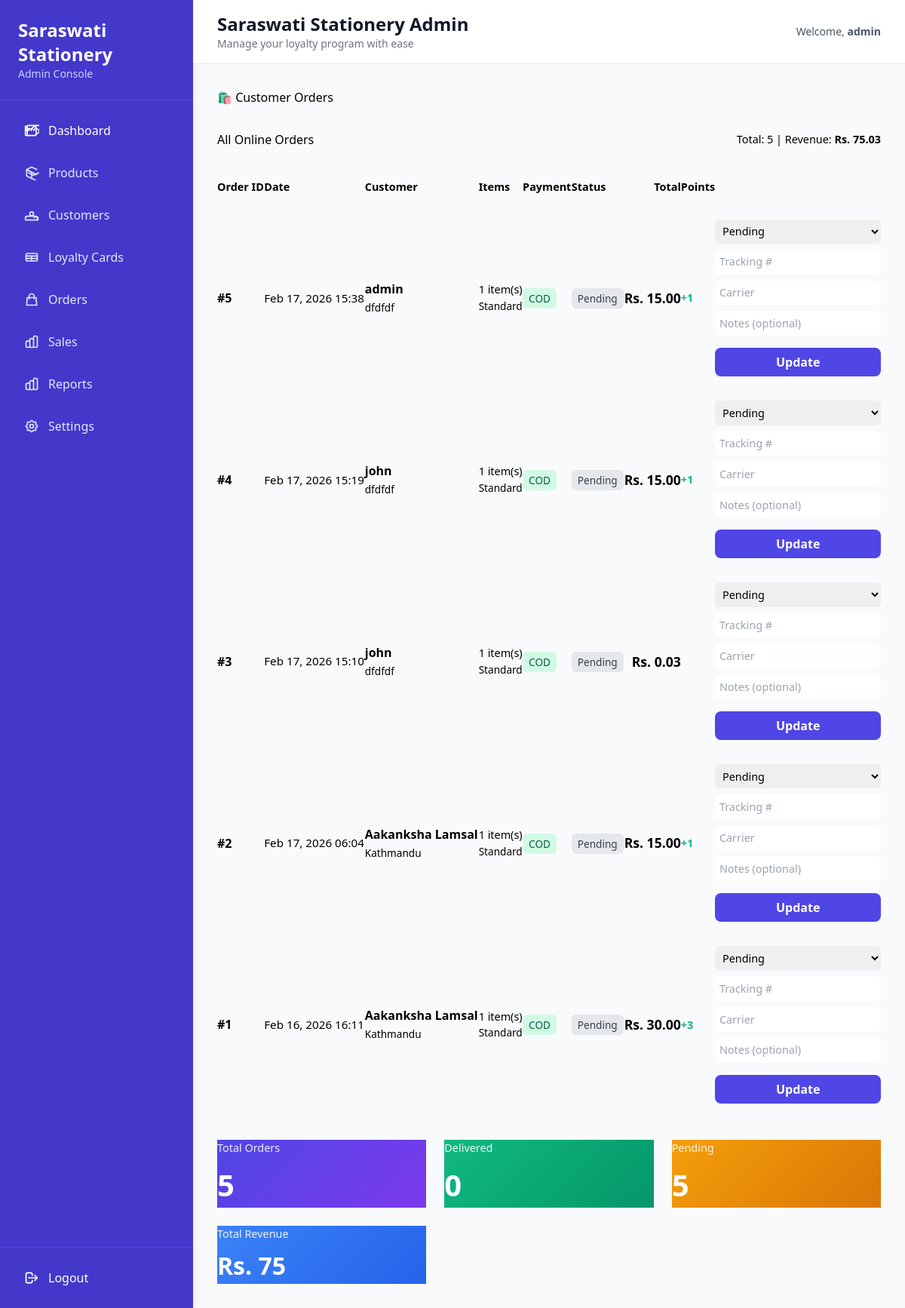
Page /admin/orders (signed in) on the earlier database version.
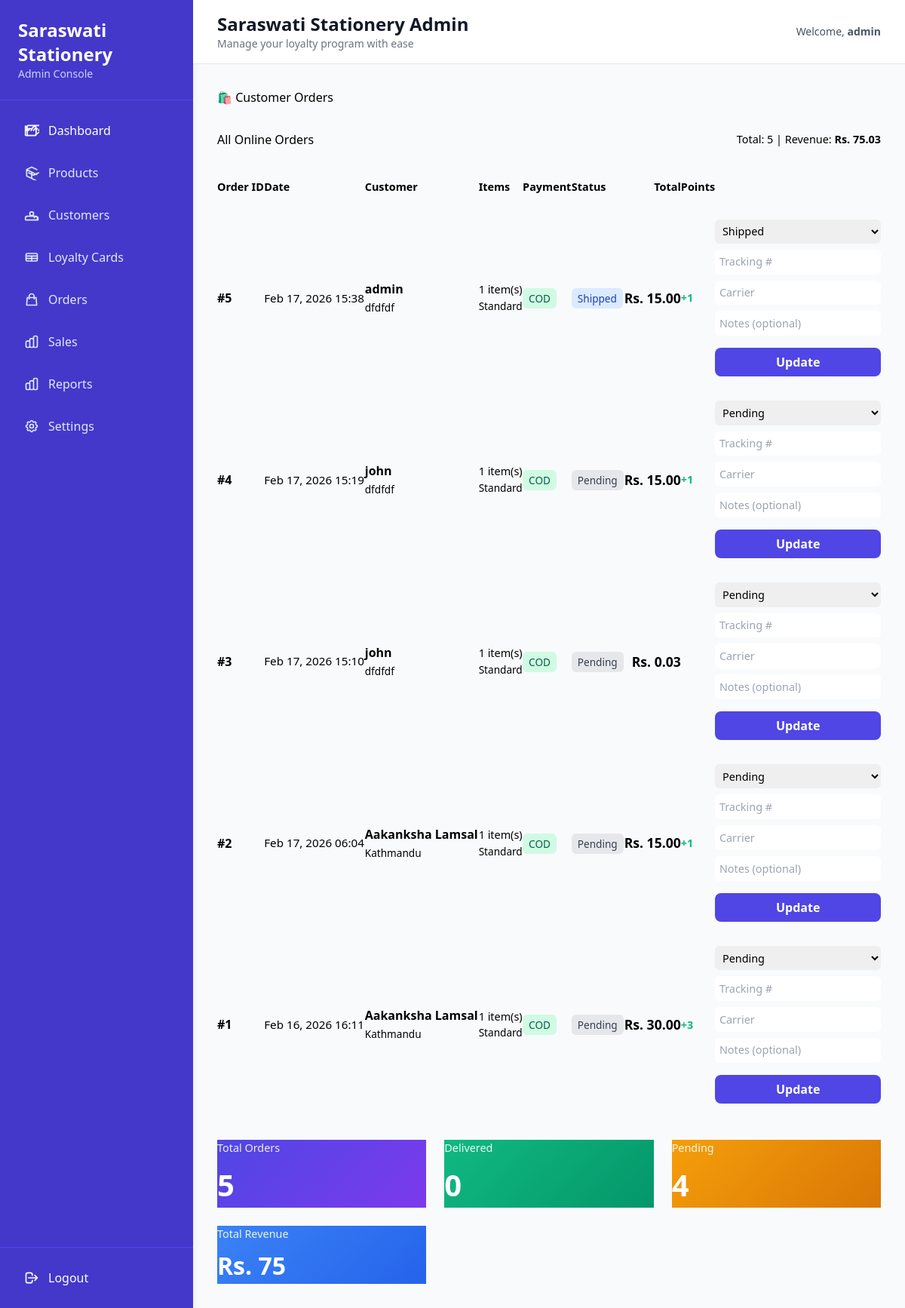
Same page on the later database version.
### models.py (models this page shows, shortened)
class Order(db.Model):
    id = db.Column(db.Integer, primary_key=True)
    user_id = db.Column(db.Integer, db.ForeignKey('user.id'), nullable=False)
    email = db.Column(db.String(150), nullable=False)
    phone = db.Column(db.String(20), nullable=False)
    full_name = db.Column(db.String(200), nullable=False)
    address = db.Column(db.Text, nullable=False)
    city = db.Column(db.String(100), nullable=False)
    postal_code = db.Column(db.String(10), nullable=False)
    subtotal = db.Column(db.Float, nullable=False)
    delivery_charge = db.Column(db.Float, default=0)
    discount = db.Column(db.Float, default=0)
    total = db.Column(db.Float, nullable=False)
    delivery_option = db.Column(db.String(50), default='standard')  # 'standard', 'express', 'pickup'
    payment_method = db.Column(db.String(50), default='cod')  # 'cod', 'online', 'bank_transfer'
    payment_status = db.Column(db.String(50), default='pending')  # 'pending', 'completed', 'failed'
    order_status = db.Column(db.String(50), default='pending')  # 'pending', 'processing', 'shipped', 'delivered', 'cancelled'
    points_earned = db.Column(db.Integer, default=0)
    points_redeemed = db.Column(db.Integer, default=0)
    tracking_number = db.Column(db.String(200), nullable=True)
    carrier = db.Column(db.String(100), nullable=True)
    delivered_at = db.Column(db.DateTime, nullable=True)
    delivery_confirmed = db.Column(db.Boolean, default=False)
    dispatcher_notes = db.Column(db.String(500), nullable=True)
    created_at = db.Column(db.DateTime, default=datetime.utcnow)
    updated_at = db.Column(db.DateTime, default=datetime.utcnow, onupdate=datetime.utcnow)
    user = db.relationship('User', backref='orders')
    items = db.relationship('OrderItem', backref='order', lazy=True, cascade='all, delete-orphan')

class User(UserMixin, db.Model):
    id = db.Column(db.Integer, primary_key=True)
    username = db.Column(db.String(150), unique=True, nullable=False)
    email = db.Column(db.String(150), unique=True, nullable=False)
    password = db.Column(db.String(150), nullable=False)
    role = db.Column(db.String(50), default='customer') # 'admin' or 'customer'
    created_at = db.Column(db.DateTime, default=datetime.utcnow)
    sales = db.relationship('Sale', backref='user', lazy=True)
    loyalty_card = db.relationship('LoyaltyCard', backref='user', uselist=False, lazy=True)
    @property
    def is_admin(self):
        return self.role == 'admin'

### app.py (the view)
@app.route('/admin/orders')
@login_required
def admin_orders():
    if not current_user.is_admin:
        abort(403)
    orders = Order.query.order_by(Order.created_at.desc()).all()
    return render_template('admin/orders.html', orders=orders)

### app.py (called while the page is built)
@login_manager.user_loader
def load_user(user_id):
    return User.query.get(int(user_id))

### templates/admin/orders.html (shortened to what the changed rows need)
{% extends "admin/base_admin.html" %}
{% block content %}
<h2 style="margin-bottom: 2rem;">🛍️ Customer Orders</h2>
<div class="card">
    <div style="overflow-x: auto;">
        <table style="width: 100%; border-collapse: collapse;">
            <thead>
                <tr style="text-align: left; border-bottom: 2px solid var(--border); color: var(--text-muted); font-size: 0.9rem;">
                    <th style="padding: 1rem 0;">Order ID</th>
                    <th style="padding: 1rem 0;">Date</th>
                    <th style="padding: 1rem 0;">Customer</th>
                    <th style="padding: 1rem 0;">Items</th>
                    <th style="padding: 1rem 0;">Payment</th>
                    <th style="padding: 1rem 0;">Status</th>
                    <th style="padding: 1rem 0; text-align: right;">Total</th>
                    <th style="padding: 1rem 0;">Points</th>
                </tr>
            </thead>
            <tbody>
                {% for order in orders %}
                <tr style="border-bottom: 1px solid var(--border); {% if order.order_status == 'cancelled' %}opacity: 0.6;{% endif %}">
                    <td style="padding: 1rem 0; font-weight: 600;">#{{ order.id }}</td>
                    <td style="padding: 1rem 0; font-size: 0.95rem;">{{ order.created_at.strftime('%b %d, %Y %H:%M') }}</td>
                    <td style="padding: 1rem 0;">
                        <div>
                            <strong>{{ order.user.username if order.user else 'N/A' }}</strong>
                            <br>
                            <span style="font-size: 0.85rem; color: var(--text-muted);">{{ order.city }}</span>
                        </div>
                    </td>
                    <td style="padding: 1rem 0;">
                        <div style="font-size: 0.9rem;">
                            {{ order.items|length }} item(s)
                            <br>
                            <span style="color: var(--text-muted); font-size: 0.85rem;">
                                {{ order.delivery_option|capitalize }}
                            </span>
                        </div>
                    </td>
                    <td style="padding: 1rem 0;">
                        <span style="padding: 0.25rem 0.5rem; border-radius: 0.375rem; font-size: 0.85rem; font-weight: 500;
                            {% if order.payment_status == 'completed' %}background: #d1fae5; color: #065f46;
                            {% elif order.payment_status == 'pending' %}background: #fef3c7; color: #92400e;
                            {% else %}background: #fee2e2; color: #991b1b;{% endif %}">
                            {{ order.payment_method|upper }}
                        </span>
                    </td>
                    <td style="padding: 1rem 0;">
                        <span style="padding: 0.25rem 0.5rem; border-radius: 0.375rem; font-size: 0.85rem; font-weight: 500;
                            {% if order.order_status == 'delivered' %}background: #d1fae5; color: #065f46;
                            {% elif order.order_status == 'shipped' %}background: #dbeafe; color: #1e40af;
                            {% elif order.order_status == 'processing' %}background: #fef3c7; color: #92400e;
                            {% elif order.order_status == 'cancelled' %}background: #fee2e2; color: #991b1b;
                            {% else %}background: #e5e7eb; color: #374151;{% endif %}">
                            {{ order.order_status|capitalize }}
                        </span>
                    </td>
                    <td style="padding: 1rem 0; text-align: right;">
                        <div>
                            <strong style="font-size: 1.1rem; color: var(--primary);">Rs. {{ "%.2f"|format(order.total) }}</strong>
                        </div>
                    </td>
                    <td style="padding: 1rem 0;">
                        <div style="font-size: 0.9rem;">
                            {% if order.points_earned > 0 %}
                                <span style="color: #10b981; font-weight: 600;">+{{ order.points_earned }}</span>
                            {% endif %}
                        </div>
                    </td>
                    <td style="padding: 1rem 0; vertical-align: top;">
                        <form method="POST" action="{{ url_for('admin_update_order', order_id=order.id) }}" style="display:flex;gap:0.5rem;flex-direction:column;">
                            <select name="order_status" style="padding:0.35rem;border-radius:6px;font-size:0.9rem;">
                                {% for s in ['pending','processing','shipped','delivered','cancelled'] %}
                                <option value="{{ s }}" {% if order.order_status == s %}selected{% endif %}>{{ s|capitalize }}</option>
                                {% endfor %}
                            </select>
                            <input type="text" name="tracking_number" placeholder="Tracking #" value="{{ order.tracking_number or '' }}" style="padding:0.35rem;border-radius:6px;font-size:0.9rem;">
                            <input type="text" name="carrier" placeholder="Carrier" value="{{ order.carrier or '' }}" style="padding:0.35rem;border-radius:6px;font-size:0.9rem;">
                            <input type="text" name="dispatcher_notes" placeholder="Notes (optional)" value="{{ order.dispatcher_notes or '' }}" style="padding:0.35rem;border-radius:6px;font-size:0.9rem;">
                            <button type="submit" style="margin-top:0.5rem;padding:0.45rem;border-radius:8px;background:#4f46e5;color:#fff;font-weight:600;">Update</button>
                        </form>
                    </td>
                </tr>
                {% else %}
                <tr>
                    <td colspan="8" style="padding: 2rem; text-align: center; color: var(--text-muted);">No orders found.</td>
                </tr>
                {% endfor %}
            </tbody>
        </table>
    </div>
</div>
<div style="margin-top: 2rem; display: grid; grid-template-columns: repeat(auto-fit, minmax(250px, 1fr)); gap: 1.5rem;">
    <div class="card" style="background: linear-gradient(135deg, #f59e0b, #d97706); color: white; border: none;">
        <h4 style="opacity: 0.9; font-size: 0.9rem; margin-bottom: 0.5rem;">Pending</h4>
        <p style="font-size: 2.5rem; font-weight: bold; margin: 0;">{{ orders|selectattr('order_status', 'equalto', 'pending')|list|length }}</p>
    </div>
</div>
{% endblock %}

Differences in the rows shown:
changed Order "admin": order_status "Pending" → "Shipped"
Other differences:
{{ orders|selectattr('order_status', 'equalto', 'pending')|list|length }}: "5" → "4"
